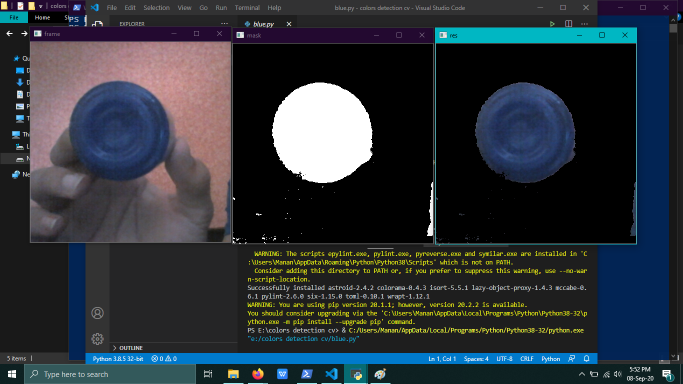
#> input picture Images/1.png, 1366 x 768 px, given in place of the camera (shown at 1/2 size)
$ python blue.py
#> lines starting #> are read from the running program, lines starting #| are printed output that depends on the picture; after the words box and inside, x2 and y2 are one past the last pixel; in counts of white or black regions, pixels touching at a corner belong together
import cv2
#blue color detection
import numpy as np

def nothing(x):
    pass
cap=cv2.VideoCapture(0);

while True:

    # frame=cv2.VideoCapture(0);
    _,frame=cap.read()
#> frame is the input picture: shape (768, 1366, 3); mean B, G, R 58.1, 51.4, 45.1
    hsv=cv2.cvtColor(frame, cv2.COLOR_BGR2HSV)
#> hsv: shape (768, 1366, 3); mean H, S, V 53.7, 58.8, 63.8

    lb=np.array([100,50,50])
    ub=np.array([130,255,255])

    msk=cv2.inRange(hsv,lb,ub)
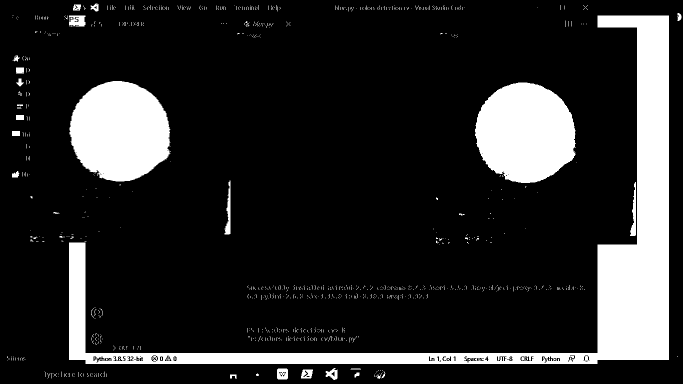
#> msk: shape (768, 1366) (shown at 1/2 size); 15.7% white; 1087 white regions (1059 under 20 px), largest, box (x1, y1, x2, y2) and area: (138, 31, 1338, 728) 92960, (139, 162, 341, 363) 31474, (950, 165, 1152, 366) 31474

    res=cv2.bitwise_and(frame, frame, mask=msk)
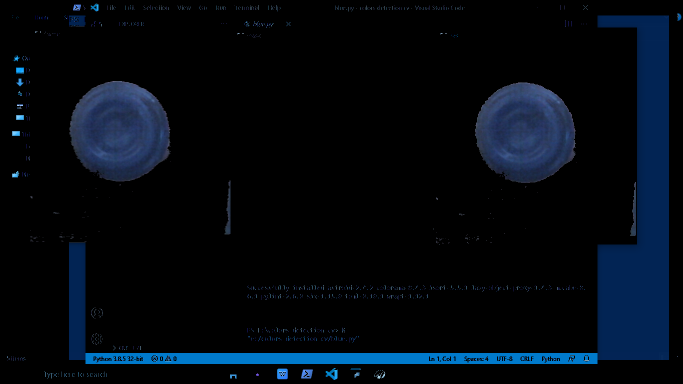
#> res: shape (768, 1366, 3) (shown at 1/2 size); mean B, G, R 16.7, 9.2, 3.2
    cv2.resizeWindow("frame",400,400)
    cv2.resizeWindow("res",400,400)
    cv2.resizeWindow("mask",400,400)
    cv2.imshow("frame",frame)
    cv2.imshow("mask",msk)
    cv2.imshow("res",res)

    key=cv2.waitKey(1)
#> (key Esc is pressed here)
    if key ==27:
        break
cap.release()
cv2.destroyAllWindows()
